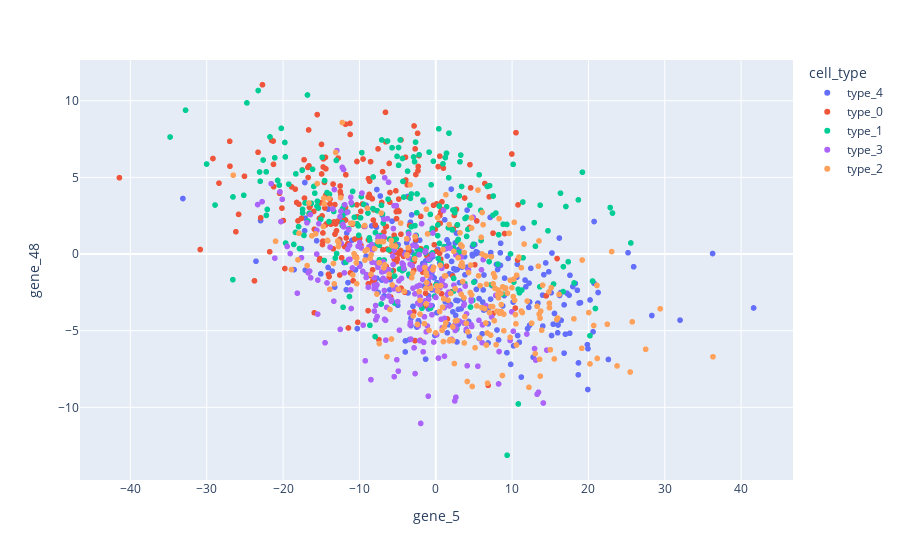

The cell this chart's notebook holds for it:
### Code cell
px.scatter(df_cells, x='gene_5', y='gene_48', color='cell_type',hover_data=['cell_type', 'gene_5', 'gene_48'])

### Figure 1 — Plotly figure (JSON) as saved in the notebook; plotly's stock layout.template omitted (floating-point values rounded to 4 significant figures; data arrays with more than 128 entries replaced by an {"elided": "..."} marker saying what was removed)
{"data": [{"customdata": {"elided": "237x1 str values"}, "hovertemplate": "cell_type=%{customdata[0]}<br>gene_5=%{x}<br>gene_48=%{y}<extra></extra>", "legendgroup": "type_4", "marker": {"color": "#636efa", "symbol": "circle"}, "mode": "markers", "name": "type_4", "showlegend": true, "type": "scattergl", "x": {"elided": "237 float values"}, "xaxis": "x", "y": {"elided": "237 float values"}, "yaxis": "y"}, {"customdata": {"elided": "242x1 str values"}, "hovertemplate": "cell_type=%{customdata[0]}<br>gene_5=%{x}<br>gene_48=%{y}<extra></extra>", "legendgroup": "type_0", "marker": {"color": "#EF553B", "symbol": "circle"}, "mode": "markers", "name": "type_0", "showlegend": true, "type": "scattergl", "x": {"elided": "242 float values"}, "xaxis": "x", "y": {"elided": "242 float values"}, "yaxis": "y"}, {"customdata": {"elided": "240x1 str values"}, "hovertemplate": "cell_type=%{customdata[0]}<br>gene_5=%{x}<br>gene_48=%{y}<extra></extra>", "legendgroup": "type_1", "marker": {"color": "#00cc96", "symbol": "circle"}, "mode": "markers", "name": "type_1", "showlegend": true, "type": "scattergl", "x": {"elided": "240 float values"}, "xaxis": "x", "y": {"elided": "240 float values"}, "yaxis": "y"}, {"customdata": {"elided": "239x1 str values"}, "hovertemplate": "cell_type=%{customdata[0]}<br>gene_5=%{x}<br>gene_48=%{y}<extra></extra>", "legendgroup": "type_3", "marker": {"color": "#ab63fa", "symbol": "circle"}, "mode": "markers", "name": "type_3", "showlegend": true, "type": "scattergl", "x": {"elided": "239 float values"}, "xaxis": "x", "y": {"elided": "239 float values"}, "yaxis": "y"}, {"customdata": {"elided": "242x1 str values"}, "hovertemplate": "cell_type=%{customdata[0]}<br>gene_5=%{x}<br>gene_48=%{y}<extra></extra>", "legendgroup": "type_2", "marker": {"color": "#FFA15A", "symbol": "circle"}, "mode": "markers", "name": "type_2", "showlegend": true, "type": "scattergl", "x": {"elided": "242 float values"}, "xaxis": "x", "y": {"elided": "242 float values"}, "yaxis": "y"}], "layout": {"legend": {"title": {"text": "cell_type"}, "tracegroupgap": 0}, "margin": {"t": 60}, "xaxis": {"anchor": "y", "domain": [0, 1], "title": {"text": "gene_5"}}, "yaxis": {"anchor": "x", "domain": [0, 1], "title": {"text": "gene_48"}}}}
